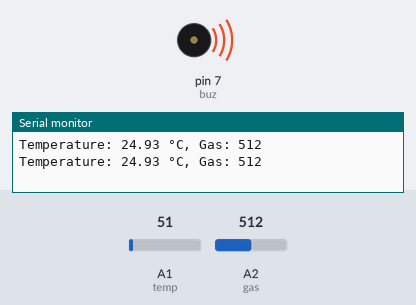
Bench run of a sketch on a simulated Arduino Uno, built with avr-gcc and run on an emulated ATmega328P. Shown: buzzer (waves = sounding, pin HIGH), the last lines printed to the serial monitor. The inputs (shaded band) are chosen by the test bench; at power-on: A2 (gas) = 512, A1 (temp) = 51.

Above: at 1.8 s.
1.9 s: A2 (gas) set to 109
3.4 s: A2 (gas) set to 96
At 4.7 s:
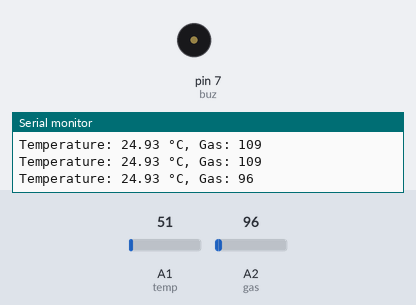
5.5 s: A2 (gas) set to 122
At 6.3 s:
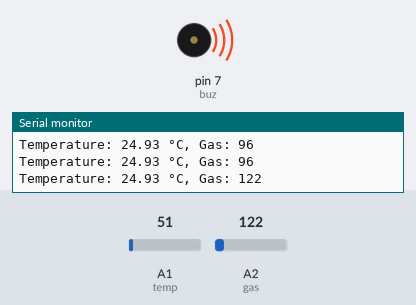
7.5 s: A2 (gas) set to 90
At 9.1 s:
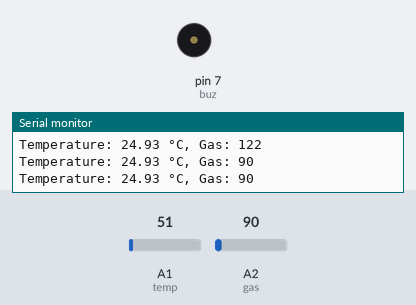
Timing chart, 0 to 10.5 s (numbered marks = the images above; inputs shaded):
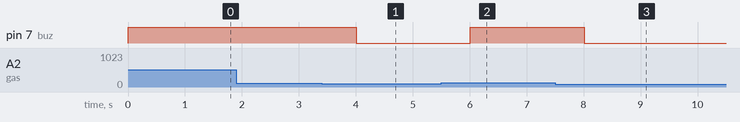

The sketch:

code.ino
```cpp
#define temp A1
#define gas A2
#define buz 7
#define led 13

void setup() {
  pinMode(buz, OUTPUT);
  Serial.begin(9600);
}

void loop() {
  int tempValue = analogRead(temp);
  float voltage = tempValue * (5.0 / 1023.0);
  float temperature = voltage * 100; // for LM35

  int gasValue = analogRead(gas);

  Serial.print("Temperature: ");
  Serial.print(temperature);
  Serial.print(" °C, Gas: ");
  Serial.println(gasValue);

  if (temperature > 80 || gasValue > 100) {
    digitalWrite(buz, HIGH);
    digitalWrite(led, HIGH);
  } else {
    digitalWrite(buz, LOW);
    digitalWrite(led, LOW);
  }

  delay(1000);
}
```

Measured:
- the behaviour switches between 101 and 100 on A2 (gas) (found by bisection; images 0 and 1)
- after the input at 3.4 s, pin 7 (buz): HIGH → LOW after 0.61 s
- after the input at 5.5 s, pin 7 (buz): LOW → HIGH after 0.51 s
- after the input at 7.5 s, pin 7 (buz): HIGH → LOW after 0.51 s
